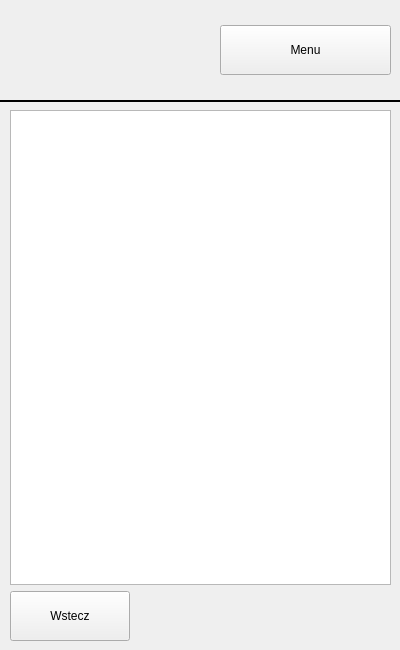
<?xml version="1.0" encoding="UTF-8"?>
<ui version="4.0">
 <class>MapWidget</class>
 <widget class="QWidget" name="MapWidget">
  <property name="geometry">
   <rect>
    <x>0</x>
    <y>0</y>
    <width>400</width>
    <height>650</height>
   </rect>
  </property>
  <property name="windowTitle">
   <string>Form</string>
  </property>
  <widget class="Line" name="line">
   <property name="geometry">
    <rect>
     <x>0</x>
     <y>86</y>
     <width>400</width>
     <height>30</height>
    </rect>
   </property>
   <property name="minimumSize">
    <size>
     <width>0</width>
     <height>0</height>
    </size>
   </property>
   <property name="frameShadow">
    <enum>QFrame::Plain</enum>
   </property>
   <property name="lineWidth">
    <number>2</number>
   </property>
   <property name="midLineWidth">
    <number>0</number>
   </property>
   <property name="orientation">
    <enum>Qt::Horizontal</enum>
   </property>
  </widget>
  <widget class="QWidget" name="horizontalLayoutWidget">
   <property name="geometry">
    <rect>
     <x>10</x>
     <y>10</y>
     <width>381</width>
     <height>81</height>
    </rect>
   </property>
   <layout class="QHBoxLayout" name="horizontalLayout">
    <property name="spacing">
     <number>10</number>
    </property>
    <item>
     <widget class="QLabel" name="labelUserInfo">
      <property name="minimumSize">
       <size>
        <width>200</width>
        <height>50</height>
       </size>
      </property>
      <property name="text">
       <string/>
      </property>
      <property name="alignment">
       <set>Qt::AlignCenter</set>
      </property>
     </widget>
    </item>
    <item>
     <widget class="QPushButton" name="pushButtonMenu">
      <property name="minimumSize">
       <size>
        <width>120</width>
        <height>50</height>
       </size>
      </property>
      <property name="text">
       <string>Menu</string>
      </property>
     </widget>
    </item>
   </layout>
  </widget>
  <widget class="QWidget" name="gridLayoutWidget">
   <property name="geometry">
    <rect>
     <x>10</x>
     <y>110</y>
     <width>381</width>
     <height>531</height>
    </rect>
   </property>
   <layout class="QGridLayout" name="gridLayout">
    <item row="1" column="0">
     <layout class="QHBoxLayout" name="horizontalLayout_2">
      <item>
       <widget class="QPushButton" name="pushButtonBack">
        <property name="minimumSize">
         <size>
          <width>120</width>
          <height>50</height>
         </size>
        </property>
        <property name="text">
         <string>Wstecz</string>
        </property>
       </widget>
      </item>
      <item>
       <spacer name="horizontalSpacer">
        <property name="orientation">
         <enum>Qt::Horizontal</enum>
        </property>
        <property name="sizeHint" stdset="0">
         <size>
          <width>40</width>
          <height>20</height>
         </size>
        </property>
       </spacer>
      </item>
     </layout>
    </item>
    <item row="0" column="0">
     <widget class="QGraphicsView" name="graphicsView">
      <property name="focusPolicy">
       <enum>Qt::WheelFocus</enum>
      </property>
      <property name="verticalScrollBarPolicy">
       <enum>Qt::ScrollBarAlwaysOff</enum>
      </property>
      <property name="horizontalScrollBarPolicy">
       <enum>Qt::ScrollBarAlwaysOff</enum>
      </property>
      <property name="sizeAdjustPolicy">
       <enum>QAbstractScrollArea::AdjustIgnored</enum>
      </property>
      <property name="dragMode">
       <enum>QGraphicsView::ScrollHandDrag</enum>
      </property>
     </widget>
    </item>
   </layout>
  </widget>
 </widget>
 <resources/>
 <connections/>
</ui>
